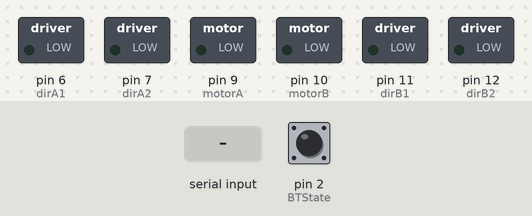
Simulated run of this sketch. Board: Arduino Uno, built with avr-gcc and run on an emulated ATmega328P. On the bench: switched loads named in the sketch (green lamp = pin HIGH). The inputs (shaded band) are chosen by the test bench; at power-on: pin 2 (BTState) HIGH.

Above: at 1.2 s.
1.3 s: "f90\n" received over Serial
At 4.1 s:
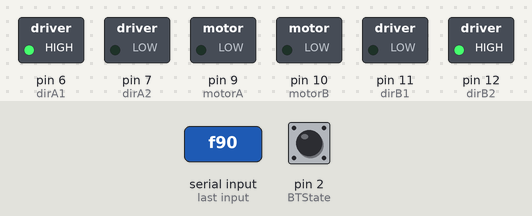
4.3 s: "b90\n" received over Serial
At 6.9 s:
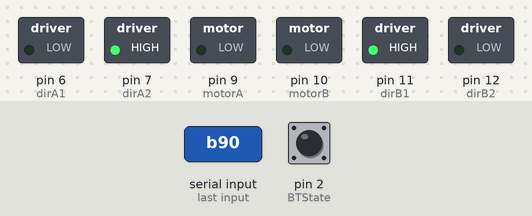
7.3 s: "a90\n" received over Serial
At 9.8 s:
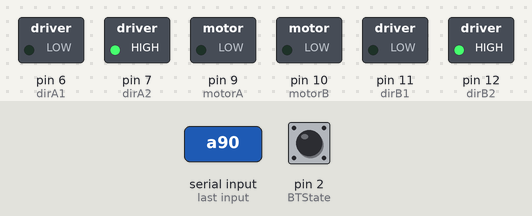
10.1 s: "f,45\n" received over Serial
At 12.0 s:
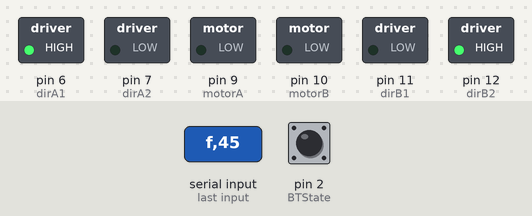
12.6 s: "b,45\n" received over Serial
At 15.1 s:
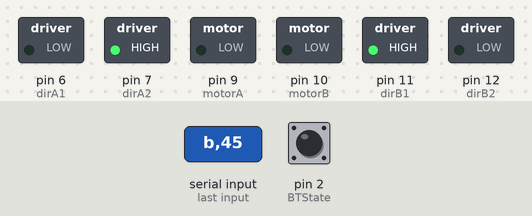
Timing chart, 0 to 16.1 s (numbered marks = the images above; inputs shaded):
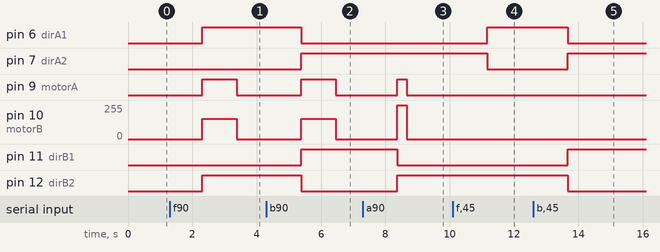

Measured:
- after the input at 1.3 s, pin 6 (dirA1), pin 12 (dirB2): LOW → HIGH after 1.0 s; pin 9 (motorA): LOW → HIGH after 1.0 s, → LOW 1.1 s later; pin 10 (motorB): 0/255 → 153/255 after 1.0 s, → 0/255 1.1 s later
- after the input at 4.3 s, pin 6 (dirA1), pin 12 (dirB2): HIGH → LOW after 1.1 s; pin 7 (dirA2), pin 11 (dirB1): LOW → HIGH after 1.1 s; pin 9 (motorA): LOW → HIGH after 1.1 s, → LOW 1.1 s later; pin 10 (motorB): 0/255 → 153/255 after 1.1 s, → 0/255 1.1 s later
- after the input at 7.3 s, pin 9 (motorA): LOW → HIGH after 1.1 s, → LOW 0.31 s later; pin 10 (motorB): 0/255 → 255/255 after 1.1 s, → 0/255 0.31 s later; pin 11 (dirB1): HIGH → LOW after 1.1 s; pin 12 (dirB2): LOW → HIGH after 1.1 s
- after the input at 10.1 s, pin 6 (dirA1): LOW → HIGH after 1.1 s; pin 7 (dirA2): HIGH → LOW after 1.1 s
- after the input at 12.6 s, pin 6 (dirA1), pin 12 (dirB2): HIGH → LOW after 1.1 s; pin 7 (dirA2), pin 11 (dirB1): LOW → HIGH after 1.1 s

The sketch:

Variable_Input.ino
```cpp
//Motor Drive Connection
const int motorA  = 9;  //Right Motor
const int dirA1  = 6;
const int dirA2  = 7;

const int motorB  = 10; //Left Motor
const int dirB1  = 11;
const int dirB2  = 12;

//Bluetooth (HC-05)
const int BTState = 2;

//Useful Variables
float i = 0;
float j = 0;
float m = 0;
int state;
int vSpeed = 255;   // Default speed, from 0 to 255

void setup() {
  // Set pins as outputs:
  pinMode(motorA, OUTPUT);
  pinMode(dirA1, OUTPUT);
  pinMode(dirA2, OUTPUT);
  pinMode(motorB, OUTPUT);
  pinMode(dirB1, OUTPUT);
  pinMode(dirB2, OUTPUT);

  pinMode(BTState, INPUT);
  // Initialize serial communication at 9600 bits per second:
  Serial.begin(9600);
}

void loop(){
  //Stop car when connection lost or bluetooth disconnected
  if (digitalRead(BTState) == LOW) {
    state = 'S';
  }

  //Save income data to variable 'state'
  if (Serial.available() > 0) {
    state = Serial.read();
    switch(state){
      case'f':i=Serial.readString().toFloat();break;
      case'b':j=Serial.readString().toFloat();break;
      case'a':m=Serial.readString().toFloat();break;
    }
  }

  //Change speed if state is equal from 0 to 4. Values must be from 0 to 255 (PWM)
  if (state == '0') {
    vSpeed = 0;
  }
  else if (state == '1') {
    vSpeed = 100;
  }
  else if (state == '2') {
    vSpeed = 180;
  }
  else if (state == '3') {
    vSpeed = 200;
  }
  else if (state == '4') {
    vSpeed = 255;
  }


if(state=='f')
{

  Forward();
  delay((i*420)/35);
  Stop();
  while (1)
  {
  delay(100);
if (Serial.available() > 0) {
    break;
  }
}

}
else if(state=='b')
{
  Backward();
  delay((j*420)/35);
  Stop();
  while (1)
  {
  delay(100);
if (Serial.available() > 0) {
    break;
  }
}
}

else if(state=='a')
{
  RotateRight();
  delay((m*462.5)/135);
  Stop();
  while (1)
  {
  delay(100);
if (Serial.available() > 0) {
    break;
  }
}
}
}
void Forward()
{
  digitalWrite(dirA1, HIGH);
  digitalWrite(dirA2, LOW);
  digitalWrite(dirB1, LOW);
  digitalWrite(dirB2, HIGH);
  analogWrite(motorA, vSpeed);
  analogWrite(motorB, 0.6*vSpeed);
}

void Backward()
{
  digitalWrite(dirA1, LOW);
  digitalWrite(dirA2, HIGH);
  digitalWrite(dirB1, HIGH);
  digitalWrite(dirB2, LOW);
  analogWrite(motorA, vSpeed);
  analogWrite(motorB, 0.6*vSpeed);
}

void Left()
{
  digitalWrite(dirA1, HIGH);
  digitalWrite(dirA2, LOW);
  digitalWrite(dirB1, LOW);
  digitalWrite(dirB2, LOW);
  analogWrite(motorA, vSpeed);
  analogWrite(motorB, 0);
}

void Right()
{
  digitalWrite(dirA1, LOW);
  digitalWrite(dirA2, LOW);
  digitalWrite(dirB1, LOW);
  digitalWrite(dirB2, HIGH);
  analogWrite(motorA, 0);
  analogWrite(motorB, vSpeed);
}

void Stop()
{
  analogWrite(motorA, 0);
  analogWrite(motorB, 0);
}

void RotateRight()
{
  digitalWrite(dirA1, LOW);
  digitalWrite(dirA2, HIGH);
  digitalWrite(dirB1, LOW);
  digitalWrite(dirB2, HIGH);
  analogWrite(motorA, vSpeed);
  analogWrite(motorB, vSpeed);
}

void RotateLeft()
{
  digitalWrite(dirA1, HIGH);
  digitalWrite(dirA2, LOW);
  digitalWrite(dirB1, HIGH);
  digitalWrite(dirB2, LOW);
  analogWrite(motorA, vSpeed);
  analogWrite(motorB, vSpeed);
}
```
